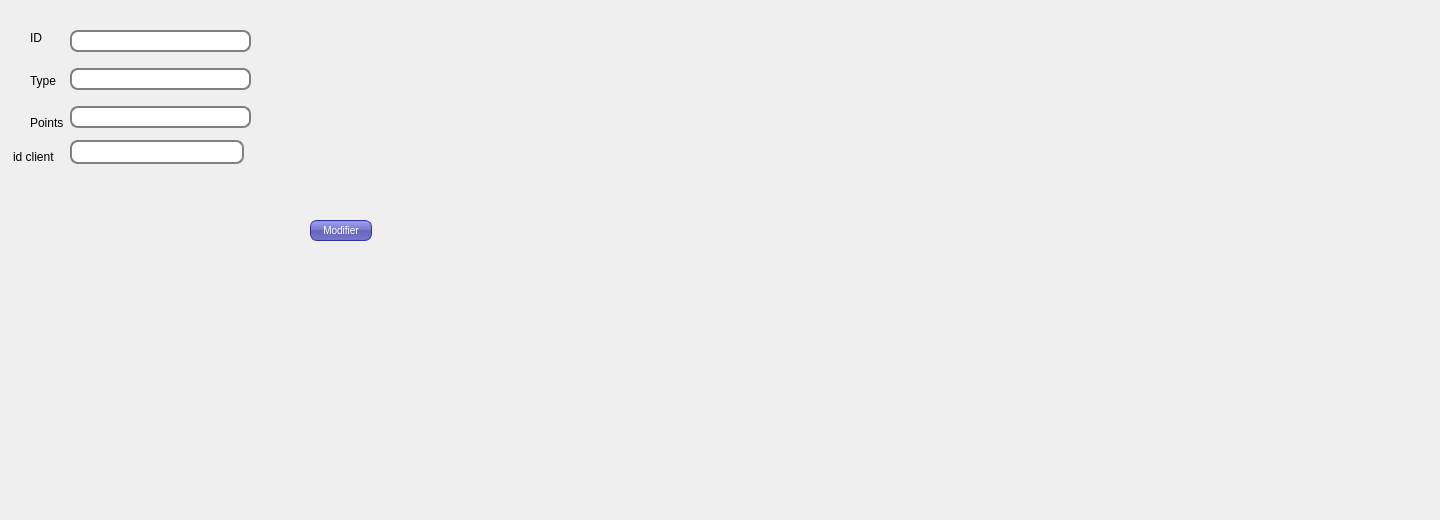
      <widget class="QWidget" name="tab_18">
       <attribute name="title">
        <string>Modifier</string>
       </attribute>
       <widget class="QPushButton" name="modifier_carte">
        <property name="geometry">
         <rect>
          <x>310</x>
          <y>220</y>
          <width>62</width>
          <height>21</height>
         </rect>
        </property>
        <property name="styleSheet">
         <string notr="true">QPushButton {
color: white;
background-color: QLinearGradient( x1: 0, y1: 0, x2: 0, y2: 1, stop: 0 #88d, stop: 0.1 #99e, stop: 0.49 #77c, stop: 0.5 #66b, stop: 1 #77c);
border-width: 1px;
border-color: #339;
border-style: solid;
border-radius: 7;
padding: 3px;
font-size: 10px;
padding-left: 5px;
padding-right: 5px;
min-width: 50px;
max-width: 50px;
min-height: 13px;
max-height: 13px;
}</string>
        </property>
        <property name="text">
         <string>Modifier</string>
        </property>
       </widget>
       <widget class="QLabel" name="label_pic_6">
        <property name="geometry">
         <rect>
          <x>290</x>
          <y>30</y>
          <width>121</width>
          <height>111</height>
         </rect>
        </property>
        <property name="text">
         <string/>
        </property>
       </widget>
       <widget class="QWidget" name="layoutWidget_3">
        <property name="geometry">
         <rect>
          <x>30</x>
          <y>20</y>
          <width>221</width>
          <height>121</height>
         </rect>
        </property>
        <layout class="QHBoxLayout" name="horizontalLayout_5">
         <item>
          <layout class="QVBoxLayout" name="verticalLayout_6">
           <item>
            <widget class="QLabel" name="label_31">
             <property name="text">
              <string>ID</string>
             </property>
            </widget>
           </item>
           <item>
            <widget class="QLabel" name="label_32">
             <property name="text">
              <string>Type</string>
             </property>
            </widget>
           </item>
           <item>
            <widget class="QLabel" name="label_33">
             <property name="text">
              <string>Points</string>
             </property>
            </widget>
           </item>
          </layout>
         </item>
         <item>
          <layout class="QVBoxLayout" name="verticalLayout_5">
           <item>
            <widget class="QLineEdit" name="lineEdit_15">
             <property name="styleSheet">
              <string notr="true">QLineEdit {
padding: 1px;
border-style: solid;
border: 2px solid gray;
border-radius: 8px;
}</string>
             </property>
            </widget>
           </item>
           <item>
            <widget class="QLineEdit" name="lineEdit_16">
             <property name="styleSheet">
              <string notr="true">QLineEdit {
padding: 1px;
border-style: solid;
border: 2px solid gray;
border-radius: 8px;
}</string>
             </property>
            </widget>
           </item>
           <item>
            <widget class="QLineEdit" name="lineEdit_17">
             <property name="styleSheet">
              <string notr="true">QLineEdit {
padding: 1px;
border-style: solid;
border: 2px solid gray;
border-radius: 8px;
}</string>
             </property>
            </widget>
           </item>
          </layout>
         </item>
        </layout>
       </widget>
       <widget class="QLabel" name="label_35">
        <property name="geometry">
         <rect>
          <x>13</x>
          <y>140</y>
          <width>51</width>
          <height>34</height>
         </rect>
        </property>
        <property name="text">
         <string>id client</string>
        </property>
       </widget>
       <widget class="QLineEdit" name="lineEdit_14">
        <property name="geometry">
         <rect>
          <x>70</x>
          <y>140</y>
          <width>174</width>
          <height>24</height>
         </rect>
        </property>
        <property name="styleSheet">
         <string notr="true">QLineEdit {
padding: 1px;
border-style: solid;
border: 2px solid gray;
border-radius: 8px;
}</string>
        </property>
       </widget>
       <widget class="QLabel" name="arriere11">
        <property name="geometry">
         <rect>
          <x>0</x>
          <y>0</y>
          <width>1431</width>
          <height>511</height>
         </rect>
        </property>
        <property name="text">
         <string/>
        </property>
       </widget>
       <zorder>arriere11</zorder>
       <zorder>modifier_carte</zorder>
       <zorder>label_pic_6</zorder>
       <zorder>layoutWidget_3</zorder>
       <zorder>label_35</zorder>
       <zorder>lineEdit_14</zorder>
      </widget>
